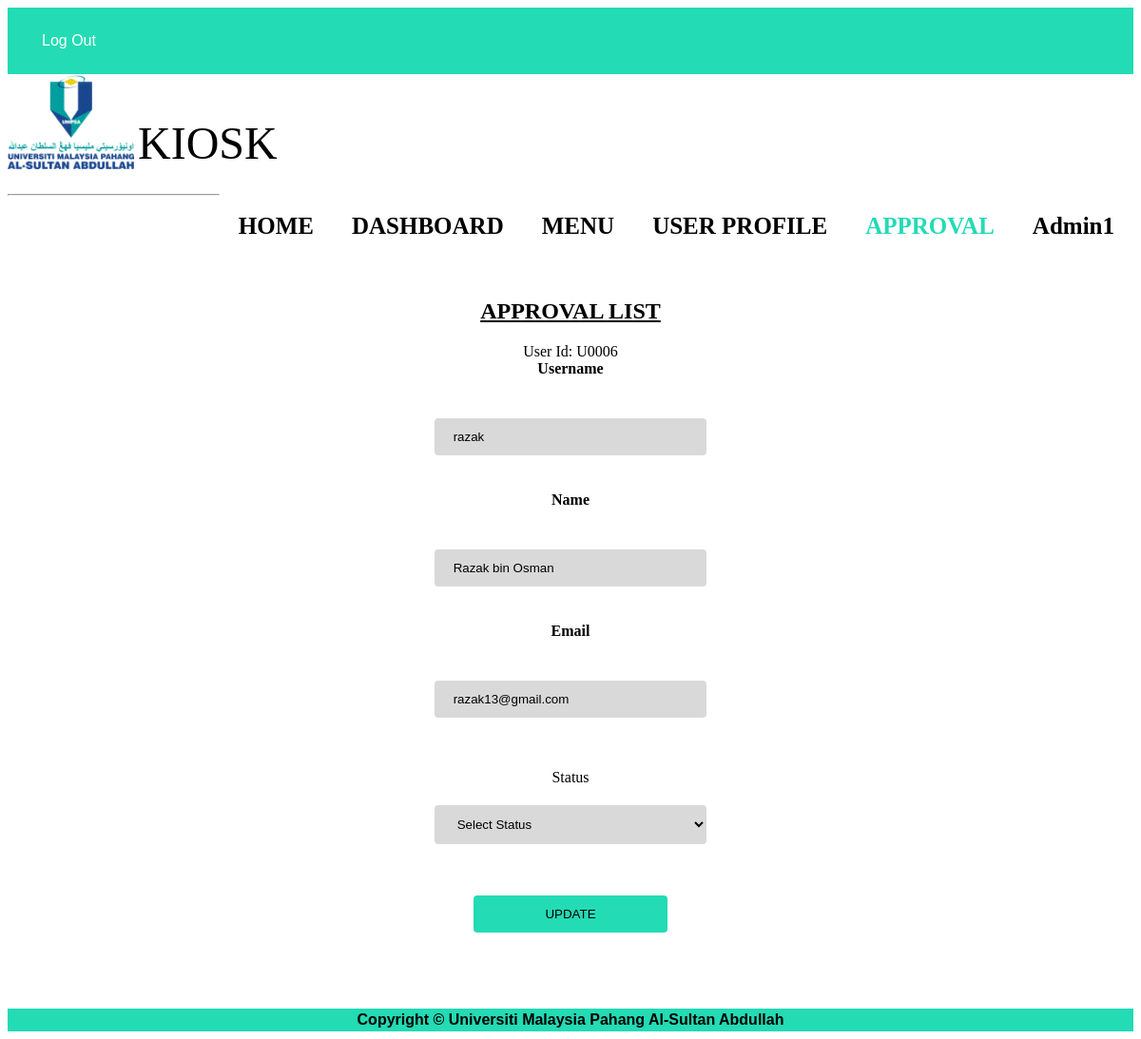
/Module_1/php/adminApprovalUpdate.php?user_upd=U0006 (signed in), run on the app's committed database.
### tables this page shows
CREATE TABLE `foodvendor` (
  `FoodVendorId` varchar(20) NOT NULL,
  `UserId` varchar(11) NOT NULL,
  `foodVendorName` varchar(50) NOT NULL,
  `BusinessName` varchar(50) NOT NULL,
  `RegisterNo` varchar(50) NOT NULL,
  `foodVendorCode` varchar(200) NOT NULL
);

CREATE TABLE `user` (
  `UserId` varchar(11) NOT NULL,
  `Username` varchar(20) NOT NULL,
  `Email` varchar(50) NOT NULL,
  `Password` varchar(20) NOT NULL,
  `UserType` varchar(15) NOT NULL,
  `status` varchar(50) NOT NULL,
  `profilePicture` varchar(255) NOT NULL
);

### Module_1/php/adminApprovalUpdate.php (the view, shortened to what this page needs)
<?php
$currentPage = basename($_SERVER['PHP_SELF'], '.php');
require 'connect.php';
?>
<!DOCTYPE html>
<html>
    <head>
        <link rel="stylesheet" type="text/css" href="/Assignment/Module_1/CSS/mystyle.css">
    </head>
    <body>
        <header>
            <div class="header">
                <a href="logout.php" style="text-decoration: none"><button class= "button">Log Out</button></a>
            </div>
            <div id="photo" style="text-align: left">
                <img style="vertical-align:middle" src="/Assignment/Module_1/Image/umpsa-textcolor-145.gif" alt="Logo" height="100px" onclick="window.location.href='https://www.umpsa.edu.my/en';">
                <span style="vertical-align:bottom; font-size:4vw">KIOSK</span>
                <ul id="Navbar">
                    <li id='liNav' class="<?php echo ($currentPage == 'adminHome') ? 'active' : ''; ?>"><a href="adminHome.php" style="text-decoration: none"><b>HOME</b></a></li>
                    <li id='liNav' class="<?php echo ($currentPage == 'adminDashboard') ? 'active' : ''; ?>"><a href="adminDashboard.php" style="text-decoration: none"><b>DASHBOARD</b></a></li>
                    <li id='liNav' class="<?php echo ($currentPage == 'adminMenu') ? 'active' : ''; ?>"><b>MENU</b></a></li>
                    <li id='liNav' class="<?php echo in_array($currentPage, ['adminUserProfile', 'adminUserProfileUpdate(FoodVendor)', 'adminUserProfileUpdate']) ? 'active' : ''; ?>"><a href="adminUserProfile.php" style="text-decoration: none"><b>USER PROFILE</b></a></li>
                    <li id='liNav' class="<?php echo in_array($currentPage, ['adminApproval', 'adminApprovalUpdate']) ? 'active' : ''; ?>"><a href="adminApproval.php" style="text-decoration: none"><b>APPROVAL</b></a></li>
                    <li id='liNav' class="<?php echo ($currentPage == 'adminProfile') ? 'active' : ''; ?>"><a href="adminProfile.php" style="text-decoration: none"><b><?php echo $_SESSION['admin_name'] ?></b></a></li>
                </ul>
            </div>
        </header>
        <br>
        <hr class="solid">
        <article class="all-browsers">
        <h1><u>APPROVAL LIST</u></h1>
        <table>
        <?php
        $userId = mysqli_real_escape_string($conn, $_GET['user_upd']);
        $sql = "SELECT u.Username, u.Email, u.status, fv.foodVendorName
                     FROM user u
                     JOIN foodVendor fv ON u.UserId = fv.UserId
                     WHERE fv.UserId = '$userId'";
        $result = mysqli_query($conn, $sql);
        while ($row = mysqli_fetch_assoc($result)) {
            ?>
            <form name="fromUser" method="post" action="">
                <div class="profile input">
                    <label for="Username">Username</label><br>
                    <input type="text" name="Username" value="<?php echo $row['Username']; ?>" readonly>
                </div>
                <br>
                <div class="profile input">
                    <label for="foodVendorName">Name</label><br>
                    <input type="text" name="foodVendorName" value="<?php echo $row['foodVendorName']; ?>" required>
                </div>
                <br>
                <div class="profile input">
                    <label for="Email">Email</label><br>
                    <input type="text" name="Email" value="<?php echo $row['Email']; ?>" required>
                </div>
                <br>
                <div>
                    <P>
                        Status<br>
                        <select name="status" class="select1" >
                            <option value="selected" disabled selected required>Select Status</option>
                        </select><br>
                    </P>
                </div>
                <br>
                <input type="submit" name="submit" value="UPDATE" class="submitbtn" />
            </form>
            <?php
        }
        ?>
        </table>
        </article>
        <div class="footer">
            <div class="navbar_footer">
                <b>Copyright &COPY; Universiti Malaysia Pahang Al-Sultan Abdullah</b>
            </div>
        </div>
    </body>
</html>

### Module_1/CSS/mystyle.css (style rules this page uses)
* { box-sizing: border-box; }
.header { padding: 15px; background: #23DBB4; }
#Navbar { list-style-type: none; margin: 0; padding: 0; overflow: hidden; background-color: white; display: flex; float: right; }
#Navbar li.active b { color: #23DBB4; }
#liNav { float: left; display: flex; }
li b { display: block; color: black; padding: 20px 20px; text-decoration: none; font-size: 25px; line-height: 3.2; }
.button { display: flex; padding: 10px 20px; font-size: 16px; text-align: center; text-decoration: none; background-color: #23DBB4; color: white; border: 1px solid #23DBB4; border-radius: 5px; transition: background-color 0.3s; }
.all-browsers { background-color: white(224, 224, 224); height: auto; position: relative; margin: 0; text-align: center; padding: 80px; }
.footer { left: 0; bottom: 0; width: 100%; background-color: #23DBB4; color: black; text-align: center; font-family: Arial, Helvetica, sans-serif; padding: 3px; }
input[type=text],select { margin-top: 20px; border-radius: 4px; width: 55%; padding: 12px 20px; box-sizing: border-box; border: none; border-radius: 4px; background-color: #D9D9D9; color: black; resize: vertical; }
input[type=submit] { margin-top: 20px; border-radius: 4px; width: 20%; padding: 12px 20px; box-sizing: border-box; border: none; border-radius: 4px; background-color: #23DBB4; color: black; resize: vertical; }
table { margin-left: auto; margin-right: auto; text-align: center; }
.profile { margin-bottom: 15px; }
.profile label { display: block; font-weight: bold; margin-bottom: 5px; }
.profile input { margin-top: 20px; border-radius: 4px; width: 28%; padding: 12px 20px; box-sizing: border-box; border: none; border-radius: 4px; background-color: #D9D9D9; color: black; resize: vertical; }
.profile input[readonly] { width: 28%; background-color: #D9D9D9; cursor: not-allowed; }
form { max-width: 500px; margin: 0 auto; }
.profile { margin-bottom: 20px; }
.select1 { width: 28%; background-color: #D9D9D9; }

### data on the page
foodvendor: Username "razak", foodVendorName "Razak bin Osman", Email "razak13@gmail.com"

### other printed values
$_SESSION['admin_name'] "Admin1"
